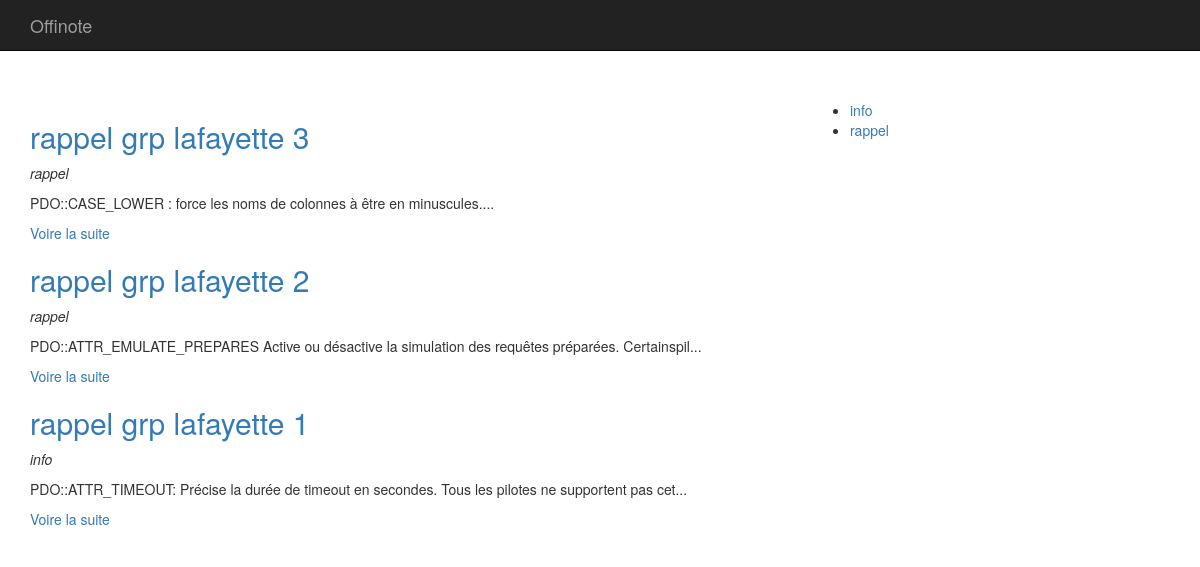
The page / on the database its author committed.
### tables this page shows
CREATE TABLE IF NOT EXISTS `note` (
`note_id` int(11) NOT NULL,
  `entete` varchar(255) NOT NULL,
  `contenu` longtext NOT NULL,
  `date` datetime NOT NULL,
  `categorie_id` int(11) NOT NULL
);

CREATE TABLE IF NOT EXISTS `categorie` (
`categorie_id` int(11) NOT NULL,
  `categorie` varchar(255) NOT NULL
);

### app/App.php (called while the page is built, shortened)
<?php
class App{
	private static $_instance;
	private $db_instance;
	public static function getInstance()
	{
		if(is_null(self::$_instance)){
			self::$_instance = new App();
		}
		return self::$_instance;
	}
	public function getTable($name)
	{
		return new $classe_name($this->getDb());
	}
	public function getDb()
	{
		$param = Config::getInstance(ROOT . '/config/param.php');
		if(is_null($this->db_instance)){
			$this->db_instance = new MysqlDatabase($param->get('db_name'), $param->get('db_user'), $param->get('dn_pass'), $param->get('db_host'));
		}
		return $this->db_instance;
	}
	public static function load()
	{
		require ROOT . '/app/Autoloader.php';
		require ROOT . '/core/Autoloader.php';
	}
}
?>

### app/Autoloader.php (called while the page is built, shortened)
<?php
class Autoloader
{
	static function autoload($class){
		if (strpos($class, __NAMESPACE__ . '\\') === 0){
			$class = str_replace(__NAMESPACE__ . '\\', '', $class);
		}
	}
}
?>

### core/Autoloader.php (called while the page is built, shortened)
<?php
class Autoloader
{
	static function autoload($class){
		if (strpos($class, __NAMESPACE__ . '\\') === 0){
			$class = str_replace(__NAMESPACE__ . '\\', '', $class);
		}
	}
}
?>

### config/param.php (called while the page is built)
<?php
return array(
	'db_user' => 'offinote',
	'db_pass' => 'offinote',
	'db_name' => 'offinote',
	'db_host' => 'localhost'
 );
 ?>

### core/Config.php (called while the page is built, shortened)
<?php
class Config{
	private $param = [];
	private static $_instance;
	public function __construct($file)
	{
		$this->param = require($file);
	}
	public static function getInstance($file)
	{
		if(is_null(self::$_instance)){
			self::$_instance = new Config($file);
		}
		return self::$_instance;
	}
	public function get($cle)
	{
		if(!isset($this->param[$cle])){
			return null;
		}
		return $this->param[$cle];
	}
}
 ?>

### core/table/Table.php (called while the page is built, shortened)
<?php
class Table {
	protected $table;
	public function __construct(Database $db){
		$this->db = $db;
		if (is_null($this->table))
		{
			$expl = explode('\\', get_class($this));
			$class_name = end($expl);
			$this->table = strtolower(str_replace('Table', '', $class_name));
		}
	}
	public function all(){
		return $this->query('SELECT * FROM ' . $this->table);
	}
	public function query($stmt, $attr = null, $one = false){
		if($attr){
			return $this->db->prepare(
				$stmt,
				$attr,
				str_replace('Table', 'Entity', get_class($this)),
				$one
			);
		} else {
			return $this->db->query(
				$stmt,
				str_replace('Table', 'Entity', get_class($this)),
				$one
			);
		}
	}
}
 ?>

### core/database/MysqlDatabase.php (called while the page is built, shortened)
<?php
class MysqlDatabase extends Database{
	private $db;
	private function getDb(){
		if ($this->db === null){
			$db = new PDO('mysql:dbname=offinote;host=localhost', 'offinote', 'offinote');
			$db->setAttribute(PDO::ATTR_ERRMODE, PDO::ERRMODE_EXCEPTION);
			$this->db = $db;
		}
		return $this->db;
	}
	public function query($rqte, $class_name = null, $one = false){
		$requete = $this->getDb()->query($rqte);
		if($class_name === null){
			$requete->setFetchMode(PDO::FETCH_OBJ);
		} else {
			$requete->setFetchMode(PDO::FETCH_CLASS, $class_name);
		}
		if($one){
			$data = $requete->fetch();
		} else {
			$data = $requete->fetchAll();
		}
		return $data;
	}
}
?>

### app/Table/NoteTable.php (called while the page is built, shortened)
<?php
class NoteTable extends Table {
	public function last(){
		return $this->query("
			SELECT note.note_id, note.entete, note.contenu, note.date, categorie.categorie
			FROM note
			LEFT JOIN categorie On note.categorie_id = categorie.categorie_id
			ORDER BY note.date DESC");
	}
}
 ?>

### core/entity/Entity.php (called while the page is built, shortened)
<?php
class Entity{
	public function __get($key){
		$method = 'get' . ucfirst($key);
		$this->$key = $this->$method();
		return $this->$key;
	}
}
 ?>

### app/entity/CategorieEntity.php (called while the page is built, shortened)
<?php
class CategorieEntity extends Entity{
	public function getUrl(){
		return 'index.php?page=categorie&id=' . $this->categorie_id;
	}
}
 ?>

### pages/notes/home.php (the view, shortened to what this page needs)
<div class="row">
	<div class="col-sm-8">
		<?php foreach ( App::getInstance()->getTable('note')->last() as $data): ?>
			<h2><a href="<?= $data->url ?>"><?= $data->entete; ?></a></h2>
			<p><em><?= $data->categorie; ?></em></p>
			<p><?= $data->extrait; ?></p>
		<?php endforeach; ?>
	</div>
	<div class="col-sm-4">
		<ul>
			<?php foreach ( App::getInstance()->getTable('categorie')->all() as $cat): ?>
				<li><a href="<?= $cat->url ?>"><?= $cat->categorie; ?></a></li>
			<?php endforeach; ?>
		</ul>
	</div>
</div>

### public/index.php (shortened to what this page needs)
<?php
require ROOT . '/app/App.php';
if(isset($_GET['page'])){
	$page = $_GET['page'];
} else {
	$page = '404';
}
if ($page === 'home') {
	require ROOT . '/pages/notes/home.php';
} elseif ($page === 'note') {
	require ROOT . '/pages/notes/note.php';
} elseif ($page === 'categorie') {
	require ROOT . '/pages/notes/categorie.php';
} else {
	require ROOT . '/pages/notes/home.php';
}
$content = ob_get_clean();
require ROOT . '/pages/templates/default.php';
?>

### app/entity/NoteEntity.php (shortened to what this page needs)
<?php
class NoteEntity extends Entity{
	public function getUrl(){
		return 'index.php?page=note&id=' . $this->note_id;
	}
	public function getExtrait(){
		$html = '<p>' . substr($this->contenu, 0, 100) . '...</p>';
		$html .= '<p><a href="' . $this->getUrl() . '">Voire la suite</a><p>';
		return $html;
	}
}
 ?>

### pages/templates/default.php (shortened to what this page needs)
<!DOCTYPE html>
<html lang="en">
  <head>
    <link href="//maxcdn.bootstrapcdn.com/bootstrap/3.3.7/css/bootstrap.min.css" rel="stylesheet">
  </head>
  <body>
    <nav class="navbar navbar-inverse navbar-fixed-top">
      <div class="container">
          <a class="navbar-brand" href="index.php?page=home">Offinote</a>
        </div>
    </nav>
    <div class="container">
      <div class="starter-template" style="padding-top : 100px">
        <?= $content; ?>
      </div>
    </div>
  </body>
</html>

### rows shown on the page
note: entete "rappel grp lafayette 3", categorie.categorie "rappel", contenu "PDO::CASE_LOWER : force les noms de colonnes à être en minuscules."
note: entete "rappel grp lafayette 2", categorie.categorie "rappel", contenu "PDO::ATTR_EMULATE_PREPARES Active ou désactive la simulation des requêtes préparées. Certainspil"
note: entete "rappel grp lafayette 1", categorie.categorie "info", contenu "PDO::ATTR_TIMEOUT: Précise la durée de timeout en secondes. Tous les pilotes ne supportent pas cet"
categorie: categorie "info"
categorie: categorie "rappel"
